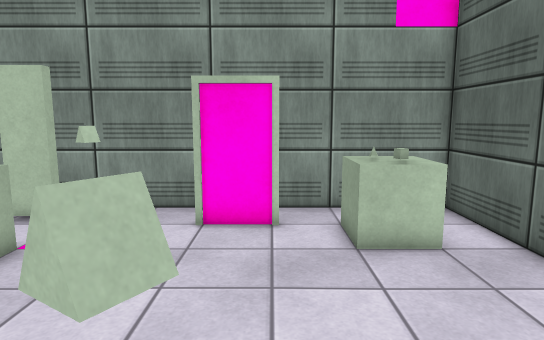
view 1 (above)

12 first-person views from a walk through a 3-D level made in the Unity game engine. The camera is 1.5 m above the floor, tilts 8° down and sees 75° across. The floor is counted in squares, 0.5 m on a side. Each view is taken from the middle of a square. On the plan, view 1 faces up. The plan holds only what a view shows up to about 20 squares ahead; the rest is blank. The player character is not drawn. Surface patterns are stand-ins for the level's own textures.

view 2
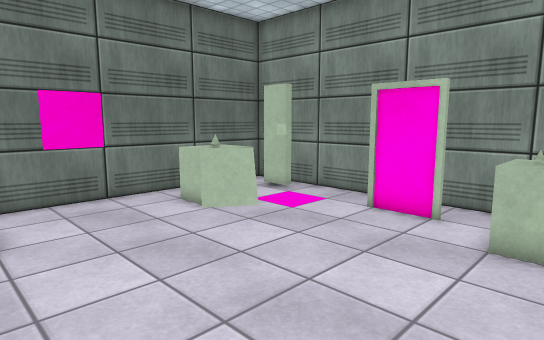

view 3
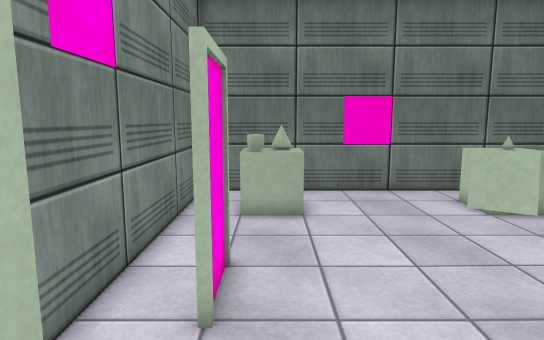

view 4
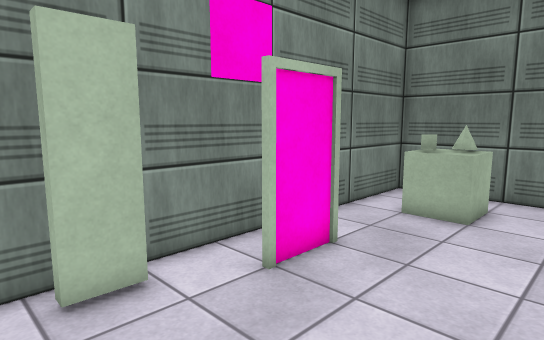

view 5
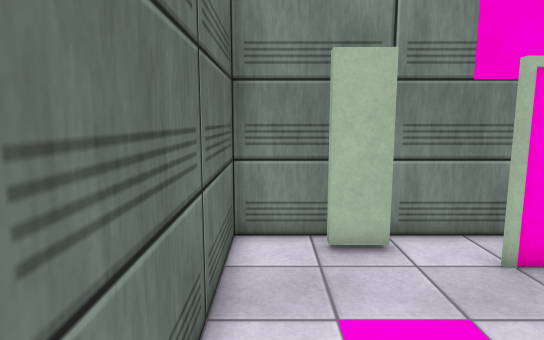

view 6
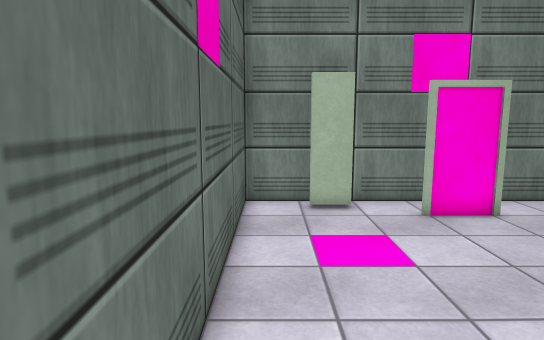

view 7
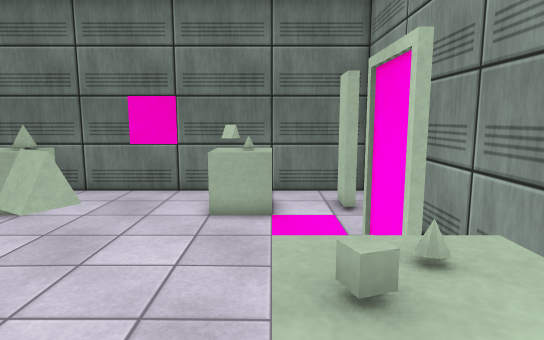

view 8
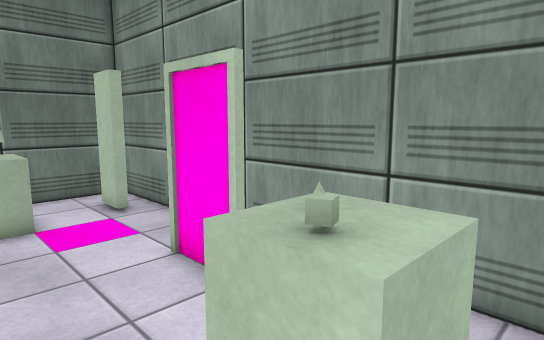

view 9
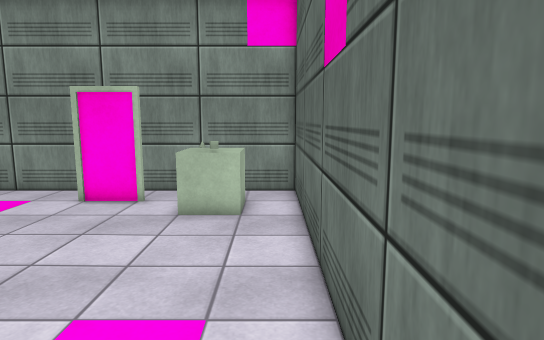

view 10
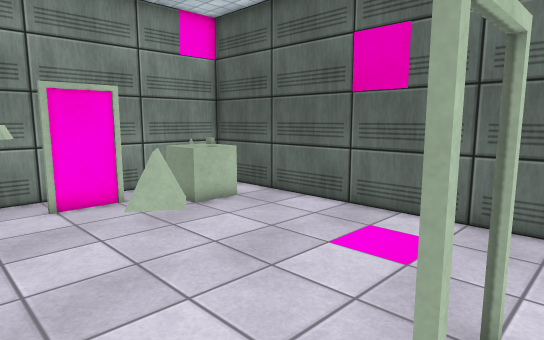

view 11
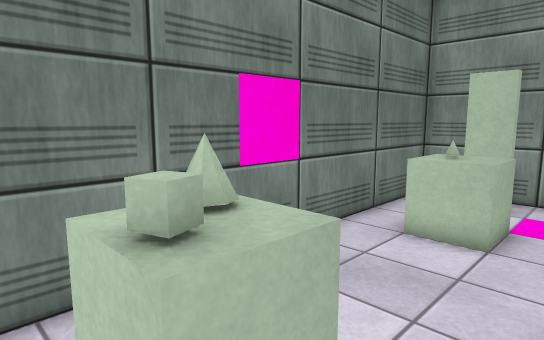

view 12
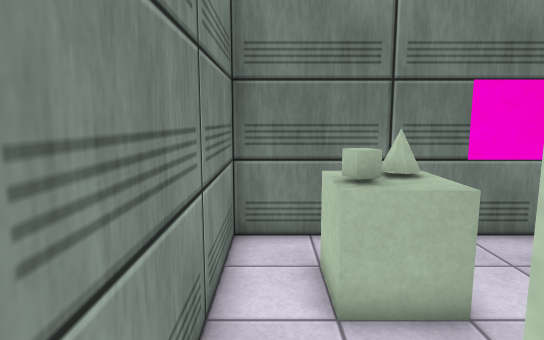

### Floor plan
Key: @ floor where view 1 was taken; # wall or solid block; . floor; = window, fence, low wall or low ledge; ^ raised ledge.
Columns run from 10 left of view 1 to 6 right of it. Each row starts with its distance up from view 1.
 12 #################
 11 #.##............#
 10 #.##  ..#.#.^^^.#
  9 #...   .....^^^.#
  8 #.^^^  .....^^^.#
  7 #.^^^.#.........#
  6 #.^^^...........#
  5 #...............#
  4 #.......##......#
  3 #.......#=......#
  2 #............ ..#
  1 #...........   .#
  0 #.=^^.....@.  ..#
 -1 #.=^^...........#
 -2 #.^^^...#.#.....#
 -3 #...........###.#
 -4 #################

Where each view was taken, in squares from view 1:
view 1: 0 up, 0 right, facing up
view 2: 1 down, 4 right, facing up-left
view 3: 1 down, 5 right, facing left
view 4: 3 up, 5 right, facing down-left
view 5: 5 up, 5 right, facing down
view 6: 9 up, 5 right, facing down
view 7: 8 up, 5 right, facing left
view 8: 6 up, 5 right, facing up-left
view 9: 3 down, 5 right, facing up
view 10: 3 down, 5 left, facing up-right
view 11: 3 down, 4 left, facing up-left
view 12: 3 down, 1 left, facing left
